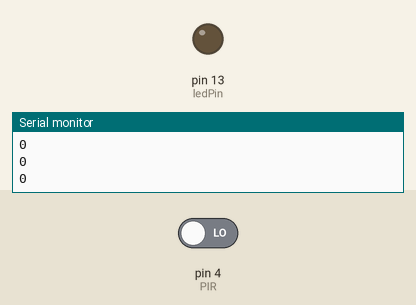
A sketch run on a simulated Arduino Uno, built with avr-gcc and run on an emulated ATmega328P. On the bench: output pins drawn as LEDs (lit = HIGH), the last lines printed to the serial monitor. The test bench sets the inputs (shaded band); at power-on: pin 4 (PIR) LOW.

Above: at 8.8 s.
8.9 s: pin 4 (PIR) driven HIGH
At 16.4 s:
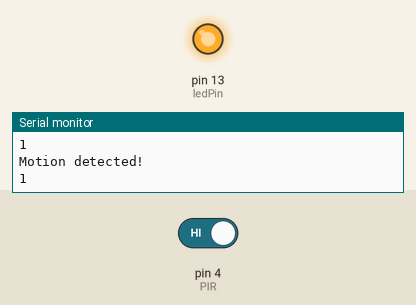
17.5 s: pin 4 (PIR) driven LOW
At 25.0 s:
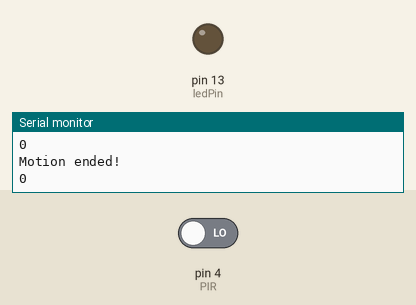
Timing chart, 0 to 26.5 s (numbered marks = the images above; inputs shaded):
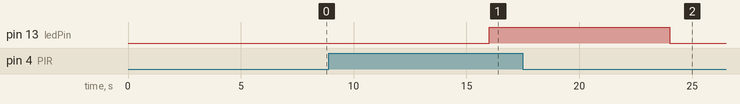

Measured:
- after the input at 8.9 s, pin 13 (ledPin): LOW → HIGH after 7.1 s
- after the input at 17.5 s, pin 13 (ledPin): HIGH → LOW after 6.5 s

The sketch:

PIRSmartLight.ino
```cpp
int ledPin = 13; // choose the pin for the LED
int PIR = 4; // choose the input pin (for PIR sensor)
int pirState = LOW; // we start, assuming no motion detected
int val = 0; // variable for reading the pin status


void setup() {

pinMode(ledPin, OUTPUT); // declare LED as output
pinMode(PIR, INPUT); // declare sensor as input
Serial.begin(115200);

}


void loop(){

val = digitalRead(PIR); // read input value

Serial.println(val);
delay(4000);

if (val == HIGH) { // check if the input is HIGH
digitalWrite(ledPin, HIGH); // turn LED ON
if (pirState == LOW) {
// we have just turned on
Serial.println("Motion detected!");
// We only want to print on the output change, not state
pirState = HIGH;
}
}
else {
digitalWrite(ledPin, LOW); // turn LED OFF
if (pirState == HIGH){
// we have just turned of
Serial.println("Motion ended!");
// We only want to print on the output change, not state
pirState = LOW;
}
}

}
```
